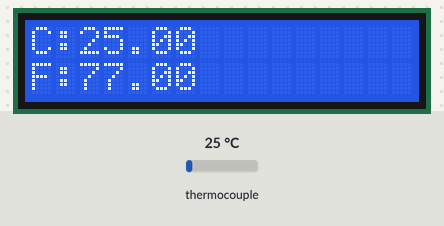
Simulated run of this sketch. Board: Arduino Uno, built with avr-gcc and run on an emulated ATmega328P. On the bench: 16×2 character LCD. Inputs (shaded band) come from the test bench; at power-on: thermocouple 25 °C. What the sketch prints to the serial monitor is not drawn.

Above: at 2.2 s.
2.3 s: thermocouple set to 6 °C
At 4.3 s:
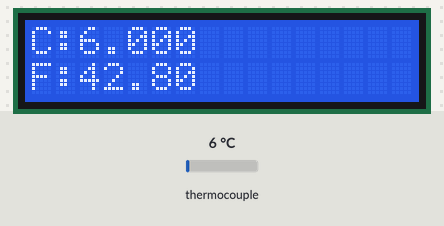
4.6 s: thermocouple set to 75 °C
At 5.9 s:
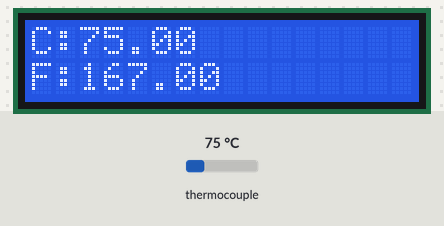
6.6 s: thermocouple set to 150 °C
At 7.7 s:
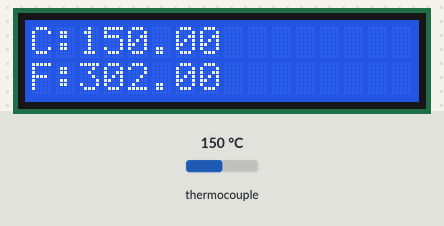
Timing chart, 0 to 9.6 s (numbered marks = the images above; inputs shaded):
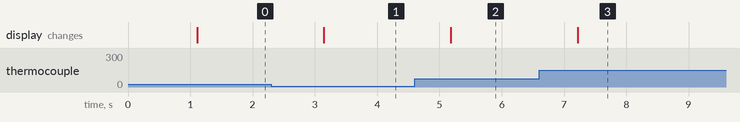

Measured:
- after the input at 2.3 s, the display: changes after 0.84 s (image 1)
- after the input at 4.6 s, the display: changes after 0.58 s (image 2)
- after the input at 6.6 s, the display: changes after 0.62 s (image 3)

The sketch:

THERMOCUPLE.ino
```cpp
#include "max6675.h"
#include <Wire.h> // Library komunikasi I2C
#include <LiquidCrystal_I2C.h> // Library modul I2C LCD

int thermoDO = 4;
int thermoCS = 5;
int thermoCLK = 6;

MAX6675 thermocouple(thermoCLK, thermoCS, thermoDO);
LiquidCrystal_I2C lcd = LiquidCrystal_I2C(0x27, 16, 2);

void setup() {
  Serial.begin(9600);
  lcd.init();
  lcd.backlight();
  lcd.setCursor(0,0);
  lcd.print("thermocuple K");
  lcd.setCursor(0,1);
  lcd.print("MAX6675 test");
  Serial.println("MAX6675 test");
  // wait for MAX chip to stabilize
  delay(1000);
  lcd.clear();
}

void loop() {
  // basic readout test, just print the current temp
  float celsius = thermocouple.readCelsius();
  float farenhait = thermocouple.readFahrenheit();
  lcd.setCursor(0,0);
  lcd.print("C:");
  lcd.print(celsius);
  lcd.setCursor(0,1);
  lcd.print("F:");
  lcd.print(farenhait);

  Serial.print("C = ");
  Serial.println(celsius);
  Serial.print("F = ");
  Serial.println(farenhait);

  // For the MAX6675 to update, you must delay AT LEAST 250ms between reads!
  delay(1000);
}
```
